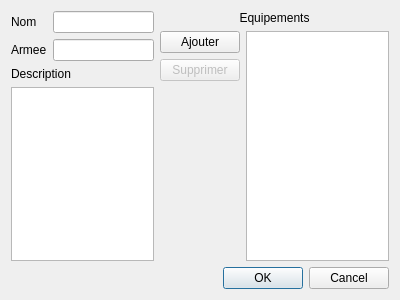
<?xml version="1.0" encoding="UTF-8"?>
<ui version="4.0">
 <class>AjoutFigurine</class>
 <widget class="QDialog" name="AjoutFigurine">
  <property name="geometry">
   <rect>
    <x>0</x>
    <y>0</y>
    <width>400</width>
    <height>300</height>
   </rect>
  </property>
  <property name="windowTitle">
   <string>Dialog</string>
  </property>
  <layout class="QGridLayout" name="gridLayout">
   <item row="0" column="0">
    <layout class="QFormLayout" name="formLayout">
     <item row="0" column="0">
      <widget class="QLabel" name="l_nom">
       <property name="text">
        <string>Nom</string>
       </property>
      </widget>
     </item>
     <item row="0" column="1">
      <widget class="QLineEdit" name="w_nom"/>
     </item>
     <item row="1" column="0">
      <widget class="QLabel" name="l_armee">
       <property name="text">
        <string>Armee</string>
       </property>
      </widget>
     </item>
     <item row="1" column="1">
      <widget class="QLineEdit" name="w_armee"/>
     </item>
    </layout>
   </item>
   <item row="1" column="0">
    <layout class="QVBoxLayout" name="verticalLayout_2">
     <item>
      <widget class="QLabel" name="l_description">
       <property name="text">
        <string>Description</string>
       </property>
      </widget>
     </item>
     <item>
      <widget class="QTextBrowser" name="w_description">
       <property name="readOnly">
        <bool>false</bool>
       </property>
      </widget>
     </item>
    </layout>
   </item>
   <item row="0" column="1" rowspan="2">
    <layout class="QGridLayout" name="gridLayout_2">
     <item row="1" column="1">
      <widget class="QListWidget" name="w_equipement"/>
     </item>
     <item row="1" column="0">
      <layout class="QVBoxLayout" name="verticalLayout">
       <item>
        <widget class="QPushButton" name="w_ajout">
         <property name="text">
          <string>Ajouter</string>
         </property>
        </widget>
       </item>
       <item>
        <widget class="QPushButton" name="w_suppression">
         <property name="enabled">
          <bool>false</bool>
         </property>
         <property name="text">
          <string>Supprimer</string>
         </property>
        </widget>
       </item>
       <item>
        <spacer name="verticalSpacer">
         <property name="orientation">
          <enum>Qt::Vertical</enum>
         </property>
         <property name="sizeHint" stdset="0">
          <size>
           <width>20</width>
           <height>40</height>
          </size>
         </property>
        </spacer>
       </item>
      </layout>
     </item>
     <item row="0" column="0" colspan="2">
      <layout class="QHBoxLayout" name="horizontalLayout">
       <item>
        <widget class="QLabel" name="l_equipement">
         <property name="text">
          <string>Equipements</string>
         </property>
         <property name="alignment">
          <set>Qt::AlignCenter</set>
         </property>
        </widget>
       </item>
      </layout>
     </item>
    </layout>
   </item>
   <item row="2" column="1">
    <widget class="QDialogButtonBox" name="buttonBox">
     <property name="orientation">
      <enum>Qt::Horizontal</enum>
     </property>
     <property name="standardButtons">
      <set>QDialogButtonBox::Cancel|QDialogButtonBox::Ok</set>
     </property>
    </widget>
   </item>
  </layout>
 </widget>
 <resources/>
 <connections>
  <connection>
   <sender>buttonBox</sender>
   <signal>accepted()</signal>
   <receiver>AjoutFigurine</receiver>
   <slot>accept()</slot>
   <hints>
    <hint type="sourcelabel">
     <x>248</x>
     <y>254</y>
    </hint>
    <hint type="destinationlabel">
     <x>157</x>
     <y>274</y>
    </hint>
   </hints>
  </connection>
  <connection>
   <sender>buttonBox</sender>
   <signal>rejected()</signal>
   <receiver>AjoutFigurine</receiver>
   <slot>reject()</slot>
   <hints>
    <hint type="sourcelabel">
     <x>316</x>
     <y>260</y>
    </hint>
    <hint type="destinationlabel">
     <x>286</x>
     <y>274</y>
    </hint>
   </hints>
  </connection>
 </connections>
</ui>
